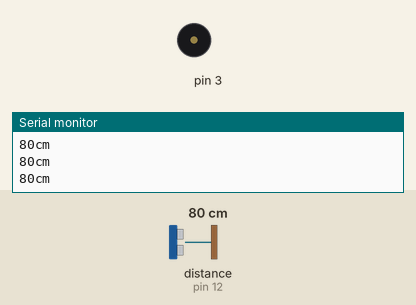
The sketch below on a simulated Arduino Uno, built with avr-gcc and run on an emulated ATmega328P. Shown: buzzer (waves = sounding), the last lines printed to the serial monitor. Inputs (shaded band) come from the test bench; at power-on: distance to the obstacle (sensor on pin 12) 80 cm. The echo pulse lasts 58.3 µs per cm.

Above: at 2.2 s.
2.3 s: distance to the obstacle (sensor on pin 12) set to 32 cm
3.8 s: distance to the obstacle (sensor on pin 12) set to 26 cm
At 4.1 s:
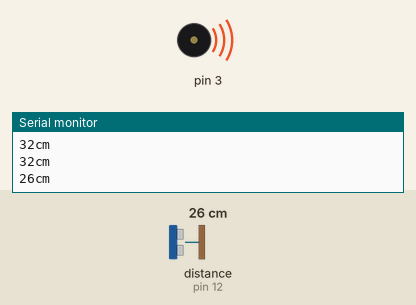
Timing chart, 0 to 11.3 s (numbered marks = the images above; inputs shaded):
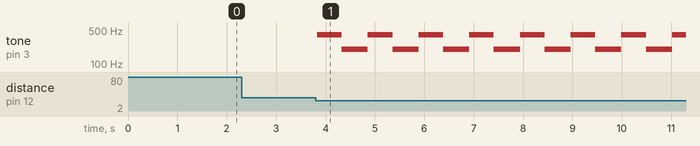

The sketch:

Alarma_Ultra.ino
```cpp
#include "SR04.h"
#define TRIG_PIN 12
#define ECHO_PIN 11
#define ALARM 3
#define CONSIGNA 30.00

SR04 sr04 = SR04(ECHO_PIN,TRIG_PIN);
long a;

void setup() {
   Serial.begin(9600);
   pinMode(3,OUTPUT);
   delay(1000);
}

void loop() {
   a=sr04.Distance();
   Serial.print(a);
   Serial.println("cm");
   if(a < CONSIGNA){
    tone(3,400);
    delay(500);
    tone(3,200);
    delay(500);
   }else{
    noTone(3);
   }
}
```

Measured:
- the behaviour switches between 30 and 29 cm on distance to the obstacle (sensor on pin 12) (found by bisection; images 0 and 1)
- after the input at 3.8 s, tone on pin 3: alternates 400 Hz for 0.50 s and 200 Hz for 0.53 s, starting at once
